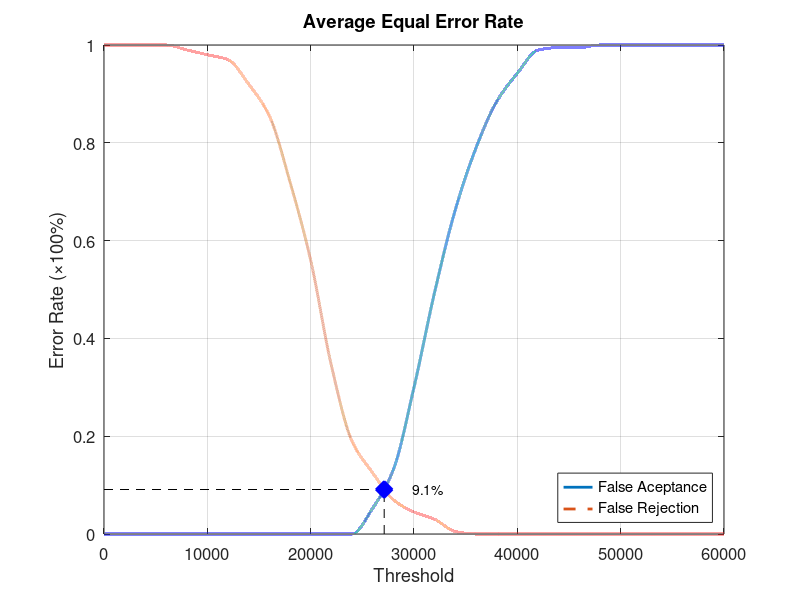
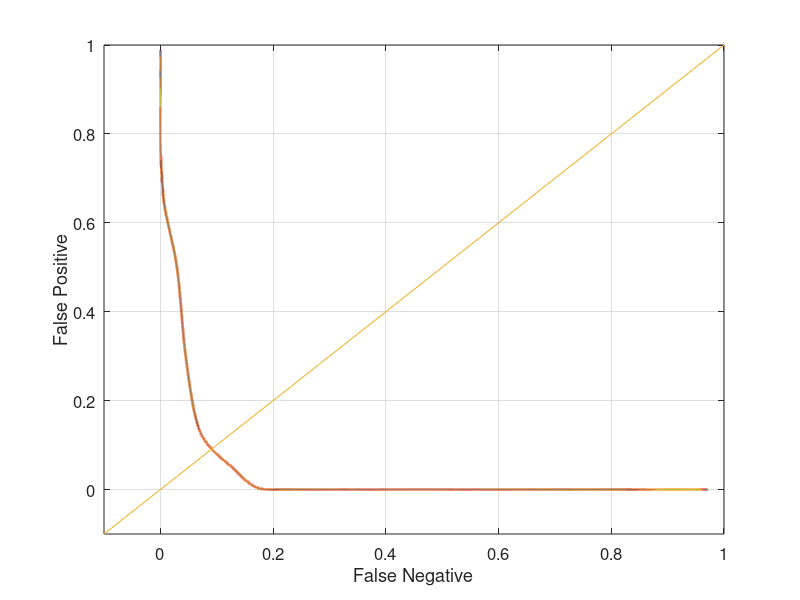

The MATLAB script that drew these images, in order:
function yEER = Database5_1
close all;
clear;
clc;
x = 0:2000:60000;
xq = 0:0.5:60000;

y0 = [0 0 0 0 0 0 0 0 0 0 0 0 0 0.0526316 0.131579 0.3 0.494737 0.663158 0.789474 0.884211 0.942105 0.989474 0.994737 0.994737 1 1 1 1 1 1 1];
yy0 = interp1(x, y0, xq, 'pchip');
y1 = [1 1 1 1 0.99 0.98 0.97 0.92 0.855 0.72 0.56 0.345 0.19 0.125 0.07 0.045 0.03 0.005 0 0 0 0 0 0 0 0 0 0 0 0 0];
yy1 = interp1(x, y1, xq, 'pchip');

% Calculating EER: 
y2 = abs(y0 - y1);
find(y2 == min(y2))
yy2 = abs(yy0 - yy1);
xEER = find(yy2 == min(yy2));
xEERIndex = xq(xEER) % X-axis EER
yEER = yy0(xEER) % Y-axis EER

main = figure
plot(xq, yy0,'-','LineWidth', 2);	hold on
plot(xq, yy1,'--','LineWidth', 2);	hold on
plot([xEERIndex xEERIndex], [0 yEER], 'k--');	hold on
plot([0 xEERIndex], [yEER yEER], 'k--');	hold on
plot(xEERIndex, yEER, 'bx', 'LineWidth', 10);	hold on
text(xEERIndex + 10 * xEERIndex / 100, yEER, [num2str(round((10000 * yEER)) / 100) '%'])
legend('False Aceptance', 'False Rejection', 'Location', 'SouthEast')
xlabel('Threshold')
ylabel('Error Rate (\times100%)')
title('Average Equal Error Rate')
set(gca, 'FontSize', 12)
axis([0 60000 0 1])
grid on

print(main, 'Database5_1Main', '-dpng');
FNRxFPR = figure('Color', [1 1 1]);
plot(yy1, yy0, '-', yy1, yy0, 'LineWidth', 2);
hold on
y = -0.1:0.1:1
plot(y, y); 
set(gca, 'FontSize', 12)
xlabel('False Negative')
ylabel('False Positive')
axis([-0.1 1 -0.1 1])
set(gca, 'FontSize', 12)
grid on

print(FNRxFPR, 'Database5_1FNRxFPR','-dpng');
end
